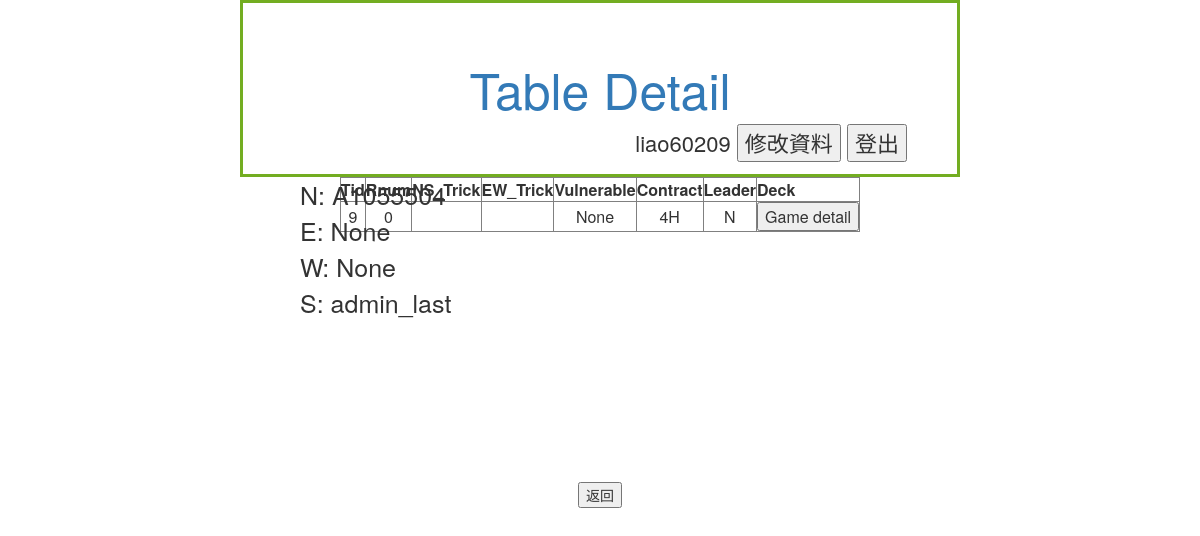
/Member/Table/9 (signed in), run on an earlier commit of the app's database.
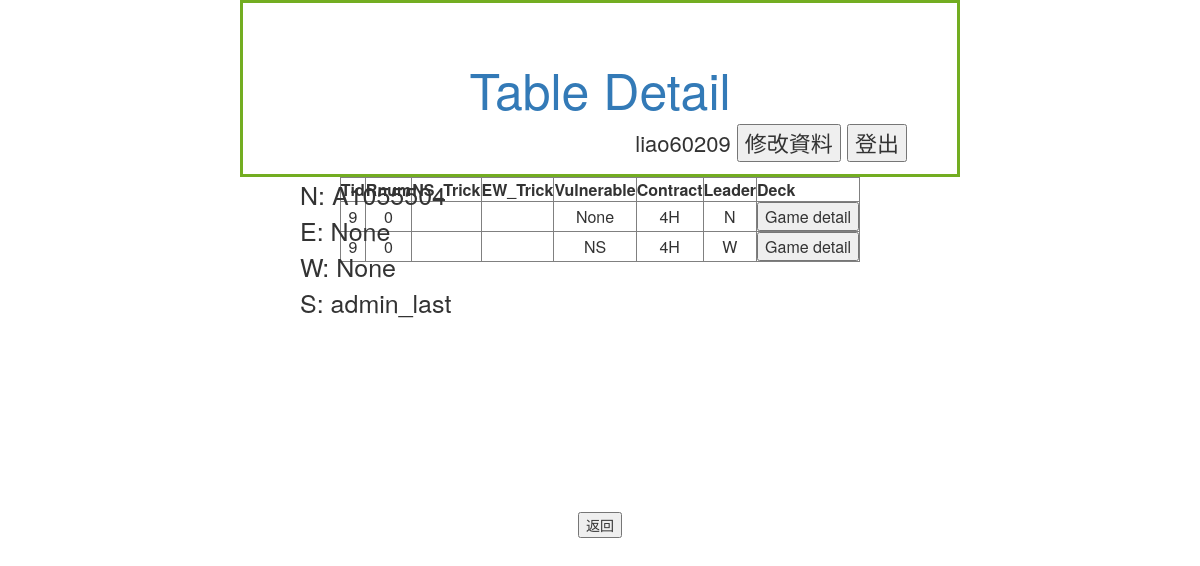
And on a later commit of the database.
### Member/models.py (models this page shows, shortened)
class seat(models.Model):
    class Meta:
        unique_together = (('position','TableID'),('PlayerID','TableID'))
    position = models.CharField(max_length=1)   #Eg. N/E/W/S
    TableID = models.ForeignKey('table',on_delete=models.CASCADE)
    PlayerID = models.ForeignKey(User,on_delete=models.SET_NULL,null=True)

class rounds(models.Model):
    T_id = models.ForeignKey('table', on_delete=models.CASCADE,null=True)
    bid = models.CharField(max_length = 100,null=True)    # 開喊位置+喊牌紀錄 Eg.(3,1NT,PS,3C,3S,4NT)
    leader = models.CharField(max_length = 1)      # 首引位置 N/E/S/W
    contract = models.CharField(max_length = 2)      #該局的王牌花色
    '''
    N   QJ85.AJ64.T85.J4
    E   AK42.75.Q63.9863
    S   T976.8.A942.KT52
    W   3.KQT932.KJ7.AQ7
    '''
    N = models.CharField(max_length = 38)
    E = models.CharField(max_length = 38)
    W = models.CharField(max_length = 38)
    S = models.CharField(max_length = 38)
    N_play = models.CharField(max_length = 38, null=True)
    E_play = models.CharField(max_length = 38, null=True)
    W_play = models.CharField(max_length = 38, null=True)
    S_play = models.CharField(max_length = 38, null=True)
    vulnerable = models.CharField(max_length = 4,null=True)    #None:0, NS:1, EW:2, All:3
    result = models.DecimalField(max_digits =2,decimal_places=0)
    declarer = models.CharField(max_length =1,null=True)  # N/S/E/W
    Rnum = models.DecimalField(max_digits=2,decimal_places=0,null=True)    #1~16
    score = models.CharField(max_length=100,null=True)   #declarer的得分
    Event = models.CharField(max_length=100,null=True)
    Site = models.CharField(max_length=100,null=True)
    Date = models.CharField(max_length=100,null=True)
    dds_result = models.CharField(max_length=60, null=True)  # 分析過的存進資料庫
    '''
    dds_result format: string{10 11 12 13 20 ... 53}
    # Use space to seperate each 2 digits numner
        N   E   S   W
    NT 10  11  12  13
    S  20  21  22  23
    H  30  31  32  33
    D  40  41  42  43
    C  50  51  52  53
    '''

class table(models.Model):
    time = models.DateTimeField(verbose_name="time",auto_now=True)
    NS_TotalPoint = models.DecimalField(max_digits = 5,decimal_places=0)
    EW_TotalPoint = models.DecimalField(max_digits = 5,decimal_places=0)
    RoundNum = models.DecimalField(max_digits = 10,decimal_places=0)     #總共進行幾個ROUND Eg. 1/4/16
    MachineID = models.DecimalField(max_digits = 10,decimal_places=0)
    def __str__(self):
        return str(self.pk)      #回傳TableID

### Member/views.py (the view, shortened to what this page needs)
# urls.py: path('Table/',views.tableinformation,name = 'table'),
@login_required(login_url='/Member/login/')
def tableinformation(request,tid='x'):
	permission = False
	seats = seat.objects.filter(PlayerID=request.user.id)
	mytable = []
	for s in seats:
		mytable.append(s.TableID.pk)
	mytable = set(mytable)		#去除重複
	tables = table.objects.filter(pk__in=mytable)		#一般使用者
	if request.user.is_staff==True:
		permission = True			#管理者
		tables = table.objects.all()
	name = Name(request)
	tables = tables.filter(pk=tid)
	Nseat = seat.objects.filter(TableID=tid,position="N")
	Eseat = seat.objects.filter(TableID=tid, position="E")
	Wseat = seat.objects.filter(TableID=tid, position="W")
	Sseat = seat.objects.filter(TableID=tid, position="S")
	Rounds = rounds.objects.filter(T_id=tid)
	return render(request,"Member/tabledetail.html",locals())

### Member/views.py (called while the page is built)
def Name(request):
	name = request.user.first_name
	if name == "":
		name = request.user.username
	return name

### Member/templates/Member/tabledetail.html (shortened to what this page needs)
{% extends 'Member/base.html' %}
{%block title%}
    Table Detail
{%endblock%}
{%block user%}
        {{name}}
        <input type="button" value="修改資料" onclick="location='/Member/modify/'">
        <input type="button" value="登出" onclick="location='/Member/logout/'">
{%endblock%}
{%block content%}
<div style="position:absolute;left:300px;font-size:25px;text-align:justify;">
    N:   {%for seat in Nseat%}{{seat.PlayerID}}{%endfor%}<br>
    E:   {%for seat in Eseat%}{{seat.PlayerID}}{%endfor%}<br>
    W:   {%for seat in Wseat%}{{seat.PlayerID}}{%endfor%}<br>
    S:   {%for seat in Sseat%}{{seat.PlayerID}}{%endfor%}<br>
</div>
<div>
    <table style="text-align:center;" border="1" cellpadding="0" cellspacing="0" align="center" valign="middle">
        <th>Tid</th>
        <th>Rnum</th>
        <th>NS_Trick</th>
        <th>EW_Trick</th>
        <th>Vulnerable</th>
        <th>Contract</th>
        <th>Leader</th>
        <th>Deck</th>
        {%for round in Rounds%}
        <tr>
        <td>{{round.T_id}}</td>
        <td>{{round.Rnum}}</td>
        <td>{{round.NS_Trick}}</td>
        <td>{{round.EW_Trick}}</td>
        <td>{{round.vulnerable}}</td>
        <td>{{round.contract}}</td>
        <td>{{round.leader}}</td>
        <td><input type="button" onclick="location.href='/DDS/{{round.pk}}'"value="Game detail"></td>
        </tr>
        {%endfor%}
    </table>
</div>
{%endblock%}

### Member/templates/Member/base.html (shortened to what this page needs)
<html>
<head>
    <link rel="stylesheet" href="//maxcdn.bootstrapcdn.com/bootstrap/3.2.0/css/bootstrap.min.css">
    <link rel="stylesheet" href="//maxcdn.bootstrapcdn.com/bootstrap/3.2.0/css/bootstrap-theme.min.css">
</head>
<body>
<div class = "center">
    <a href="/Member/index/"><div style="font-size:50px;">{%block title%}{%endblock%}</div></a>
    <div style="font-size:22px;float:right;">
            {%block user%}
            {%endblock%}
    </div>
</div>
<div style = "text-align:center">
    {%block content%}
    {%endblock%}
</div>
</body>
<body>
<div style="margin:auto;padding:250px;text-align:center;float:bottom;">
    <input type="button" onclick=location.href="javascript:history.go(-1);" value="返回">
</div>
</body>
</html>

### Member/templates/Member/base.html (style rules this page uses)
.center { text-align: center; margin: auto; width: 60%; border: 3px solid #73AD21; padding: 50px; white-space:nowrap; }

What changed in the data, as far as the page shows it:
now on this page (row edited): rounds: T_id "9", Rnum "0", vulnerable "NS", contract "4H", leader "W"
